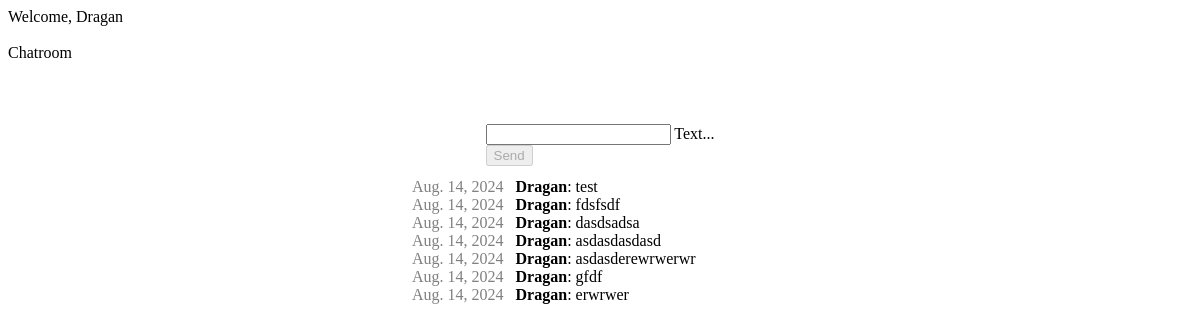
Page /chat/ (signed in) on the earlier database version.
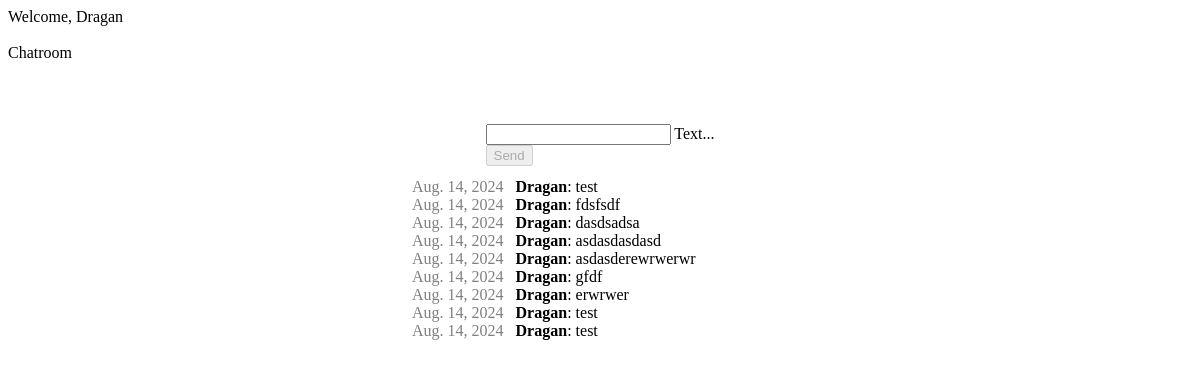
Same page on the later database version.
### chat/models.py (models this page shows)
class Message(models.Model):
    text = models.CharField(max_length=500)
    created_at = models.DateField(default=date.today)
    author = models.ForeignKey(settings.AUTH_USER_MODEL, on_delete=models.CASCADE, related_name='author_message_set')
    receiver = models.ForeignKey(settings.AUTH_USER_MODEL, on_delete=models.CASCADE, related_name='receiver_message_set')
    chat = models.ForeignKey(Chat, on_delete=models.CASCADE, default=None, blank=True, null=True)

### chat/views.py (the view, shortened to what this page needs)
# urls.py: path('chat/', index),
@login_required(login_url='/login/')
def index(request):
    chatMessages = Message.objects.filter(chat__id=1)
    return render(request, 'chat/index.html', {'messages': chatMessages})

### chat/templates/chat/index.html (shortened to what this page needs)
{% extends "base.html" %} {% block content %}
<div class="page-content">
  {% if request.user.is_authenticated %}
  <form onsubmit="sendMessage(); return false" method="post">
    <div class="mdl-textfield mdl-js-textfield mdl-textfield--floating-label">
      <input
        class="mdl-textfield__input"
        name="textmessage"
        type="text"
        id="chatMsg"
        onkeyup="isMessageTextEmpty()"
      />
      <label class="mdl-textfield__label" for="sample3">Text...</label>
    </div>
    <button
      id="sendButton"
      class="mdl-button mdl-js-button mdl-button--raised mdl-js-ripple-effect mdl-button--accent"
      type="submit"
      disabled
    >
      Send
    </button>
  </form>
  <div class="chat-msg" id="msgContainer">
    {% for message in messages %}
    <div>
      <div>
        <span class="mr-8 gray">{{message.created_at}}</span>
        <b>{{message.author}}</b>: {{message.text}}
      </div>
    </div>
    {% endfor %}
  </div>
  {% else %}
  <h1>Sie sind nicht eingeloggt</h1>
  <p>Bitte loggen Sie sich ein <a href="/login/">Login</a></p>
  {% endif %}
</div>
{% endblock %}

Differences in the rows shown:
added Message: created_at "Aug. 14, 2024", author "Dragan", text "test"
added Message: created_at "Aug. 14, 2024", author "Dragan", text "test"
